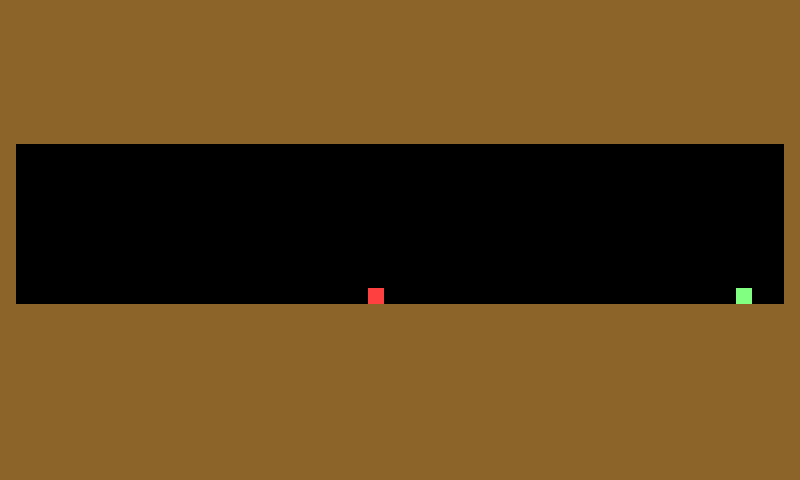

A 2D game scene composited from a Tiled map and its tileset images. What follows is a short description and the map's XML, with each tile layer's data collapsed to a summary:
An orthogonal 50x30 tile map with 16x16 px tiles, 1 tile layer (Tile Layer 1) and 7 objects (Entrance, Exit).

<map version="1.0" orientation="orthogonal" width="50" height="30" tilewidth="16" tileheight="16">
 <tileset firstgid="1" name="tiles" tilewidth="16" tileheight="16">
  <image source="tiles.png" width="320" height="240" />
 </tileset>
 <layer name="Tile Layer 1" width="50" height="30">
  <data>[1500 cells, 1022 non-empty, 3 distinct tile ids]</data>
 </layer>
 <objectgroup name="Object Layer 1" width="50" height="30">
  <object type="Entrance" x="32" y="160" width="16" height="16" />
  <object type="Exit" x="736" y="288" width="16" height="16">
   <properties>
    <property name="destination" value="0010.tmx" />
   </properties>
  </object>
 </objectgroup>
 <objectgroup name="Block" width="50" height="30">
  <properties>
   <property name="type" value="Block" />
  </properties>
  <object x="0" y="0" width="800" height="144" />
  <object x="0" y="304" width="800" height="176" />
  <object x="0" y="144" width="16" height="160" />
  <object x="784" y="144" width="16" height="160" />
  <object x="368" y="288" width="16" height="16">
   <properties>
    <property name="lethal" value="1" />
   </properties>
  </object>
 </objectgroup>
</map>
